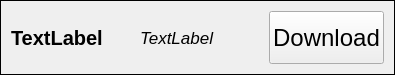
<?xml version="1.0" encoding="UTF-8"?>
<ui version="4.0">
 <class>ModItem</class>
 <widget class="QWidget" name="ModItem">
  <property name="geometry">
   <rect>
    <x>0</x>
    <y>0</y>
    <width>395</width>
    <height>75</height>
   </rect>
  </property>
  <property name="sizePolicy">
   <sizepolicy hsizetype="Minimum" vsizetype="Fixed">
    <horstretch>0</horstretch>
    <verstretch>0</verstretch>
   </sizepolicy>
  </property>
  <property name="minimumSize">
   <size>
    <width>250</width>
    <height>75</height>
   </size>
  </property>
  <property name="baseSize">
   <size>
    <width>0</width>
    <height>50</height>
   </size>
  </property>
  <property name="windowTitle">
   <string>Form</string>
  </property>
  <property name="styleSheet">
   <string notr="true"/>
  </property>
  <layout class="QGridLayout" name="gridLayout">
   <property name="leftMargin">
    <number>0</number>
   </property>
   <property name="topMargin">
    <number>0</number>
   </property>
   <property name="rightMargin">
    <number>0</number>
   </property>
   <property name="bottomMargin">
    <number>0</number>
   </property>
   <property name="horizontalSpacing">
    <number>0</number>
   </property>
   <item row="0" column="0">
    <widget class="QFrame" name="frame">
     <property name="styleSheet">
      <string notr="true"/>
     </property>
     <property name="frameShape">
      <enum>QFrame::Box</enum>
     </property>
     <layout class="QGridLayout" name="gridLayout_2">
      <property name="leftMargin">
       <number>0</number>
      </property>
      <property name="topMargin">
       <number>0</number>
      </property>
      <property name="rightMargin">
       <number>0</number>
      </property>
      <property name="bottomMargin">
       <number>0</number>
      </property>
      <property name="spacing">
       <number>0</number>
      </property>
      <item row="0" column="0">
       <layout class="QHBoxLayout" name="horizontalLayout">
        <property name="sizeConstraint">
         <enum>QLayout::SetDefaultConstraint</enum>
        </property>
        <property name="leftMargin">
         <number>10</number>
        </property>
        <property name="topMargin">
         <number>10</number>
        </property>
        <property name="rightMargin">
         <number>10</number>
        </property>
        <property name="bottomMargin">
         <number>10</number>
        </property>
        <item>
         <widget class="QLabel" name="ModName">
          <property name="font">
           <font>
            <pointsize>15</pointsize>
            <bold>true</bold>
           </font>
          </property>
          <property name="text">
           <string>TextLabel</string>
          </property>
          <property name="textFormat">
           <enum>Qt::AutoText</enum>
          </property>
          <property name="margin">
           <number>10</number>
          </property>
         </widget>
        </item>
        <item>
         <spacer name="horizontalSpacer_2">
          <property name="orientation">
           <enum>Qt::Horizontal</enum>
          </property>
          <property name="sizeType">
           <enum>QSizePolicy::Minimum</enum>
          </property>
          <property name="sizeHint" stdset="0">
           <size>
            <width>20</width>
            <height>20</height>
           </size>
          </property>
         </spacer>
        </item>
        <item>
         <widget class="QLabel" name="ModVersion">
          <property name="font">
           <font>
            <pointsize>13</pointsize>
            <italic>true</italic>
           </font>
          </property>
          <property name="text">
           <string>TextLabel</string>
          </property>
         </widget>
        </item>
        <item>
         <spacer name="horizontalSpacer">
          <property name="orientation">
           <enum>Qt::Horizontal</enum>
          </property>
          <property name="sizeType">
           <enum>QSizePolicy::Minimum</enum>
          </property>
          <property name="sizeHint" stdset="0">
           <size>
            <width>20</width>
            <height>20</height>
           </size>
          </property>
         </spacer>
        </item>
        <item>
         <widget class="QPushButton" name="DownloadBtn">
          <property name="sizePolicy">
           <sizepolicy hsizetype="Minimum" vsizetype="Minimum">
            <horstretch>0</horstretch>
            <verstretch>0</verstretch>
           </sizepolicy>
          </property>
          <property name="font">
           <font>
            <pointsize>18</pointsize>
           </font>
          </property>
          <property name="styleSheet">
           <string notr="true"/>
          </property>
          <property name="text">
           <string>Download</string>
          </property>
          <property name="iconSize">
           <size>
            <width>36</width>
            <height>36</height>
           </size>
          </property>
          <property name="default">
           <bool>false</bool>
          </property>
          <property name="flat">
           <bool>false</bool>
          </property>
         </widget>
        </item>
       </layout>
      </item>
     </layout>
    </widget>
   </item>
  </layout>
 </widget>
 <resources/>
 <connections/>
</ui>
